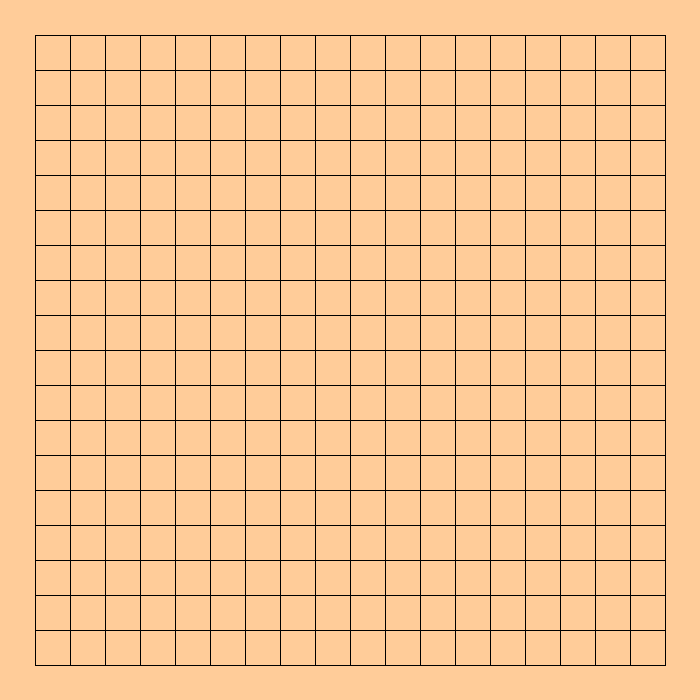
Frame 1 (no input)
Frame 60 (the mouse pressed at the canvas centre just before this capture): identical to frame 1, image omitted
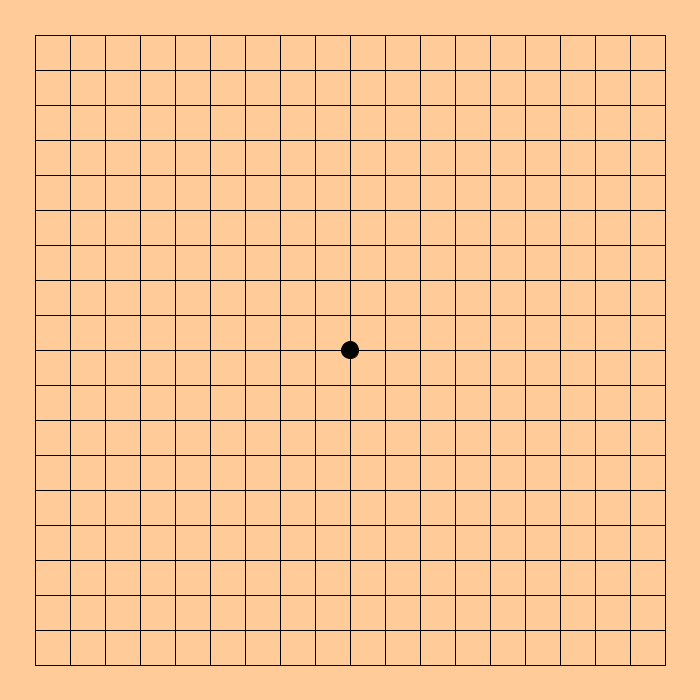
Frame 120 (the mouse held since frame 60 and released just before this capture)

The Processing sketch that drew these frames (run headless with seeded random() and noise(); from frame 60 on, the mouse is pressed at the canvas centre):

// Processing sketch: weiqi
// ── weiqi.pde
final int n = 20;
int mouse_x = 0, mouse_y = 0, temp_x = 0, temp_y = 0,
    count = 0, drag_flag = 0, lock_drag = 0, color_drag = 0;
int[][] a = new int[n][n]; // a[i][j] = 1 means the rect[i][j] has the chess, a[i][j] = 0 means it does have. 
int[][] b = new int[n][n]; // b[i][j] = 1 means the color of a[i][j] is red, b[i][j] = 0 means the color is green. 

int check_x(){
  if(mouseX - mouseX / (width/n) * (width/n) < (width/n/3) )
    return mouseX / (width/n);
  if(mouseX - mouseX / (width/n) * (width/n) > (width/n/3*2) )
    return mouseX / (width/n) + 1;
  else
    return 0;
}

int check_y(){
  if(mouseY - mouseY / (height/n) * (height/n) < (height/n/3) )
    return mouseY / (height/n);
   if(mouseY - mouseY / (height/n) * (height/n) > (height/n/3*2) )
    return mouseY / (height/n) + 1;
   else
    return 0;
}

void setup(){
  size(700,700);
  for(int i = 0; i < n; i++){
    for(int j = 0; j < n; j++){
      a[i][j] = b[i][j] = 0;
    }
  }
}

void draw(){
  background(255,204,153); 
  for(int i = 1; i < n; i++){
    for(int j = 1; j < n; j++){
      stroke(0);
      line(i*width/n, height/n, i*width/n, height-height/n);
      line(width/n, j*height/n, width-width/n, j*height/n);
    }
  }
  
  for(int i = 0; i < n; i++){
    for(int j = 0; j < n; j++){
    
      if(a[i][j] == 1)
      {
        if(b[i][j] == 1){
          fill(0); 
          stroke(0);
          ellipse(i*width/n, j*height/n, width/n/2, height/n/2);
        }
        else if(b[i][j] == 2){
          fill(255);
          stroke(255);
          ellipse(i*width/n, j*height/n, width/n/2, height/n/2);
        } 
      }
    }  
  }
  
  if(drag_flag == 1){
    if(color_drag == 1){
      fill(0);
      stroke(0);
      ellipse(mouse_x, mouse_y, width/n/2, height/n/2);
    }
    else if(color_drag == 2){
      fill(255);
      stroke(255); 
      ellipse(mouse_x, mouse_y, width/n/2, height/n/2); 
    }   
  }  
}

void mousePressed(){
  if( (mouseX >= width/n) && (mouseX <= width-width/n) && (mouseY >= height/n) && (mouseY <= height-height/n)){
    int x = 0, y = 0;
    
    x = check_x();
    y = check_y();
    if(x != 0 && y != 0){
      temp_x = x;
      temp_y = y;
      lock_drag = 1;
      
      if(a[x][y] == 0){
        a[x][y] = 1;
        count++;
        if(count % 2 == 1)
          b[x][y] = 1;
        else
          b[x][y] = 2;
      }   
      color_drag = b[x][y];
    }
  }
}

void mouseDragged(){
   if( (mouseX >= width/n) && (mouseX <= width-width/n) && (mouseY >= height/n) && (mouseY <= height-height/n)){
     mouse_x = mouseX;
     mouse_y = mouseY;
     int x = 0, y = 0;
    
     x = check_x();
     y = check_y();
     if(x != 0 && y != 0){
       drag_flag = 1;      
       if( (a[x][y] == 1) && (lock_drag == 1) ){
       a[x][y] = 0;
       lock_drag = 0;
       }
     }
   }
}

void mouseReleased(){
   if( (mouseX >= width/n) && (mouseX <= width-width/n) && (mouseY >= height/n) && (mouseY <= height-height/n)){
     int x = 0, y = 0;
    
     x = check_x();
     y = check_y();
     if(x != 0 && y != 0){
       if(drag_flag == 1){
         drag_flag = 0;
         if(a[x][y] == 0){
           if( ( x != temp_x) || (y != temp_y) ){
             a[x][y] = 1;
             b[x][y] = b[temp_x][temp_y];
             a[temp_x][temp_y] = 0;
             b[temp_x][temp_y] = 0;
           }
           else a[temp_x][temp_y] = 1;
         }
         else a[temp_x][temp_y] = 1;
        }
     }
     else{ 
       a[temp_x][temp_y] = 1;
       drag_flag = 0;
     }
   } 
}
